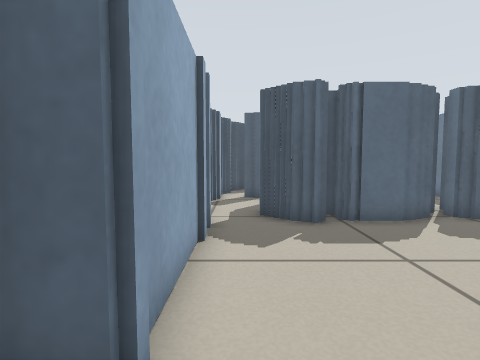
view 1 (above)

24 first-person views from a walk through a robot-simulator world made for Stage. The camera is 0.45 m above the floor, tilts 4° down and sees 80° across. Floor lines are 1 m apart. The floor is counted in squares, 0.25 m on a side. Each view is taken from the middle of a square. On the plan, view 1 faces up. The plan holds only what a view shows up to about 16 squares ahead; the rest is blank. The place goes on beyond the plan. Robots are left out.

view 2
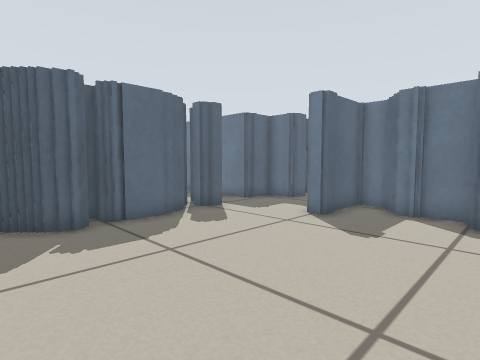

view 3
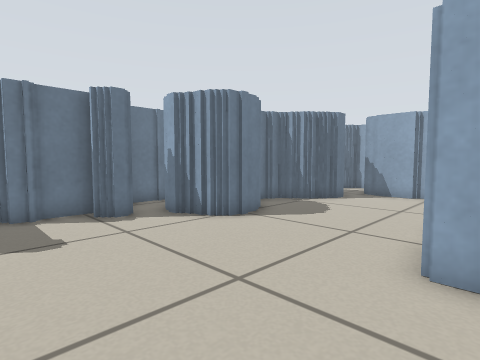

view 4
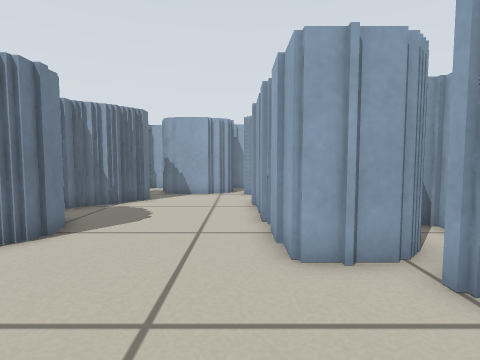

view 5
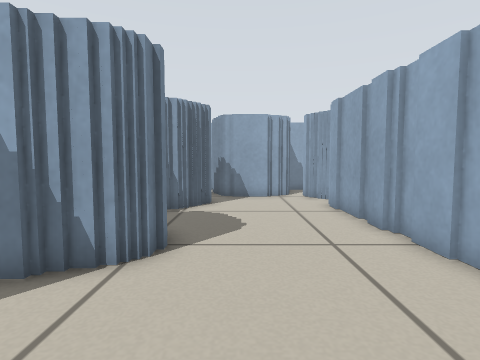

view 6
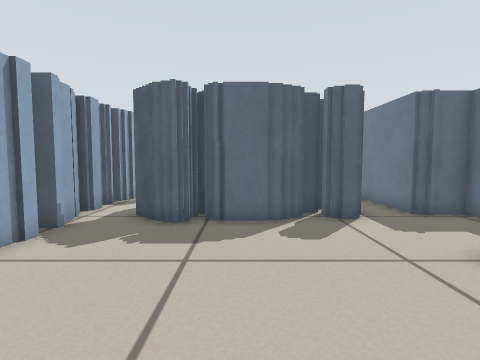

view 7
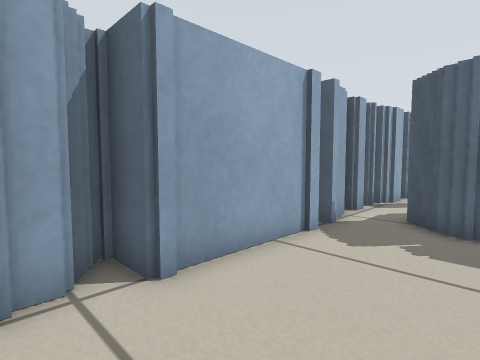

view 8
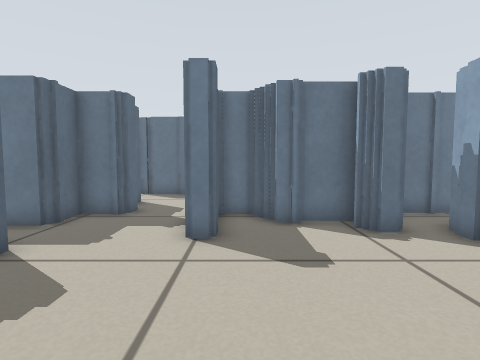

view 9
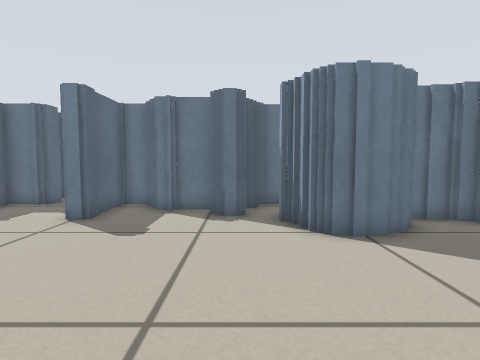

view 10
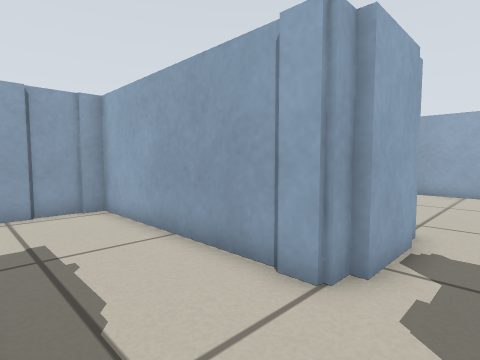

view 11
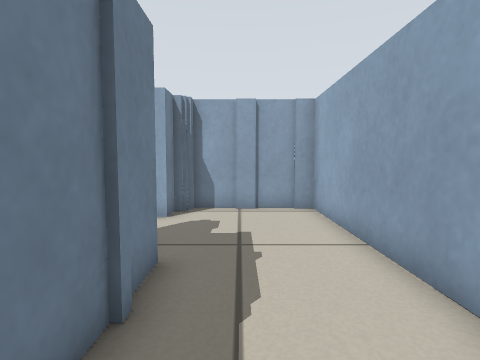

view 12
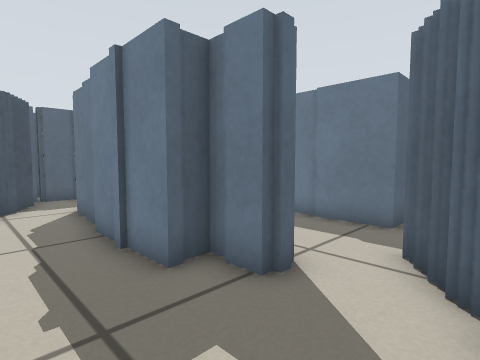

view 13
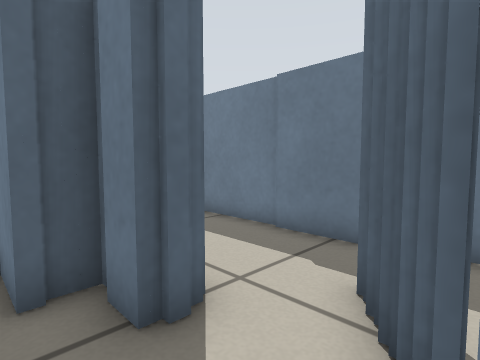

view 14
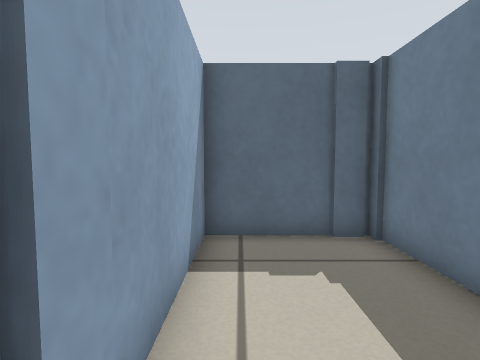

view 15
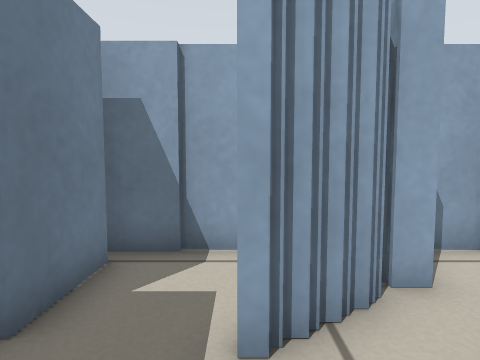

view 16
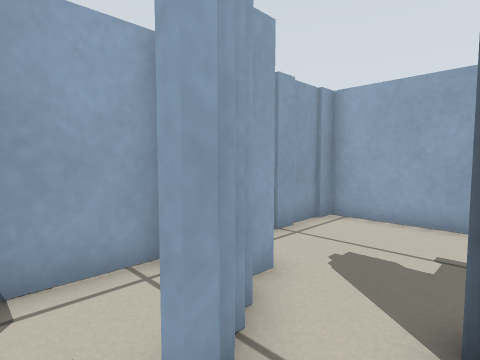

view 17
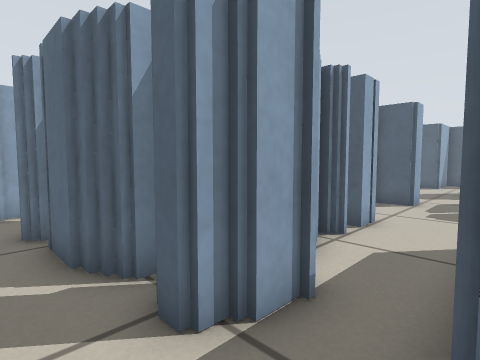

view 18
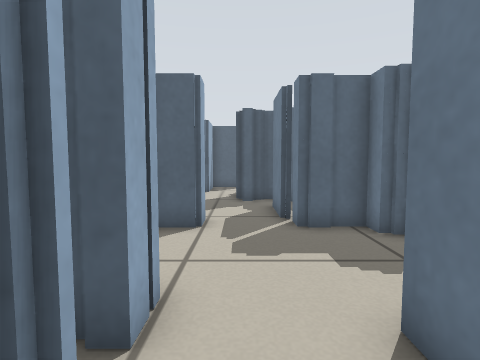

view 19
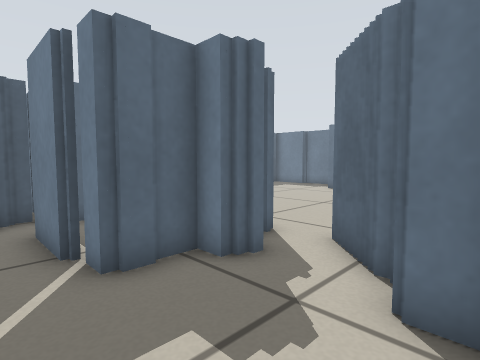

view 20
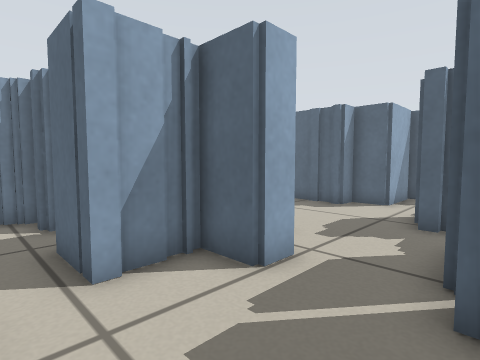

view 21
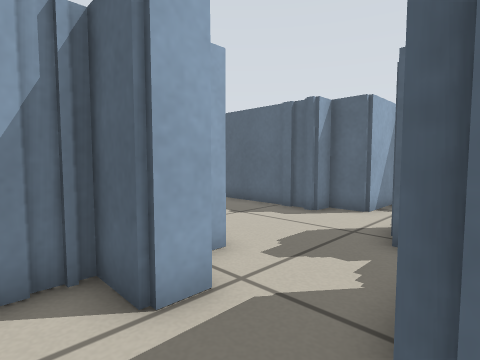

view 22
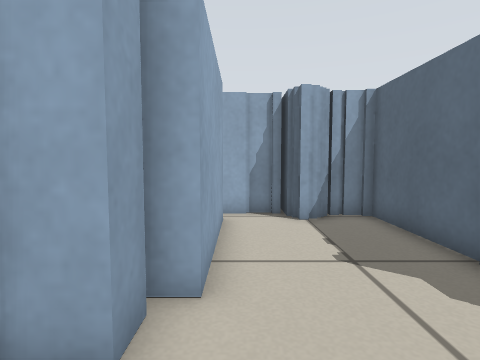

view 23
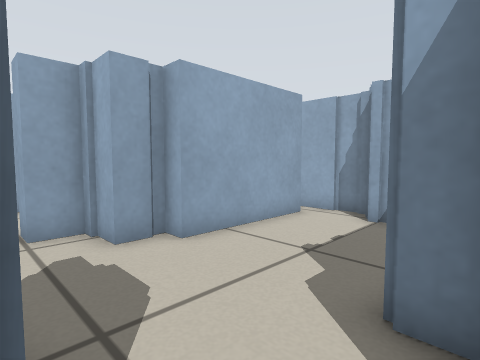

view 24
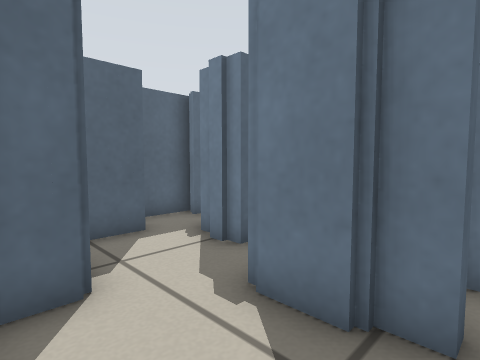

### Floor plan
Key: @ floor where view 1 was taken; # wall or solid block; . floor.
Columns run from 2 left of view 1 to 22 right of it. Each row starts with its distance up from view 1.
 32           ####
 31         ###..
 30         #...#
 29         #...#
 28        ##...#
 27  #######..###
 26 ##........# #
 25 ##........###
 24 #.........##
 23 #..........#
 22 #########..#
 21        ##..##
 20        ##...##
 19        ##... ####
 18        ##.......#
 17        #.......##
 16        ###... ##
 15         ##..###    #
 14  ###     #..#      #
 13 ##.      #..#      ##
 12 ##.      #..#     ###
 11 #..      #..#    ##.
 10 ##.  #  ###.#    #..
  9  #.########.###  ..#
  8  #..####.....####..#
  7  #.................######
  6  #.................##...#
  5  #.........####...###...#
  4  #...........##...###...#
  3  #..........###...###...#
  2 ##..........###...###...#
  1 ##.........####....##...#
  0  #@........## #.........#
 -1  ###......##  #.....###.#
 -2  ###.....###  #....##...#
 -3    #.....#    # ...##...#
 -4    #.....#    ###########
 -5    #...... #
 -6    #.......#
 -7    #......##
 -8    #.....##
 -9    #.....#
-10    #.....
-11    ######

Positions as (right, up) in squares from view 1, and headings:
1: (0, 0), facing up
2: (0, 0), facing up-right
3: (0, 4), facing down-right
4: (2, 4), facing down
5: (5, 3), facing down
6: (4, 0), facing up
7: (3, 0), facing up-left
8: (2, 4), facing right
9: (0, 0), facing right
10: (16, 7), facing down-left
11: (15, 7), facing down
12: (14, -2), facing up-right
13: (16, -2), facing up-right
14: (19, 0), facing up
15: (20, 2), facing down
16: (21, 1), facing down-left
17: (10, 7), facing up-left
18: (8, 12), facing up
19: (8, 15), facing up-right
20: (10, 16), facing up-left
21: (10, 18), facing up-left
22: (8, 23), facing left
23: (8, 28), facing down-left
24: (5, 24), facing up-right
